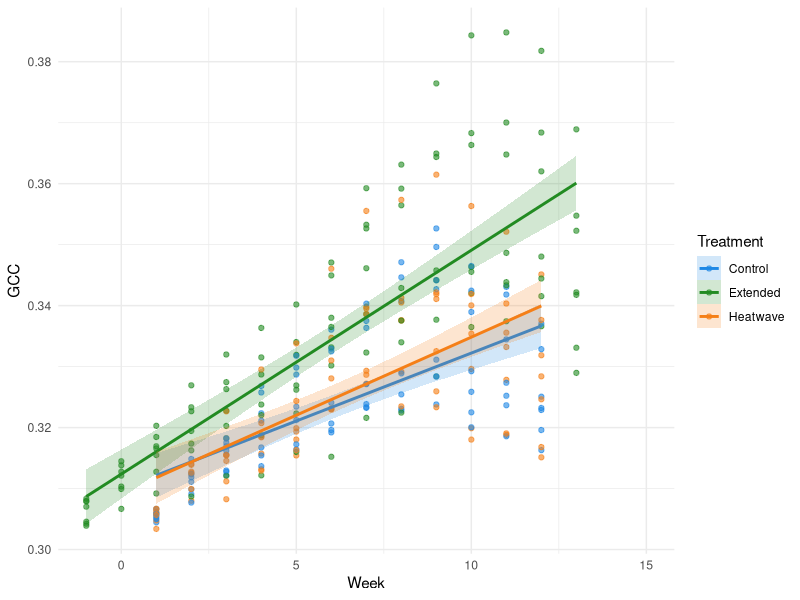
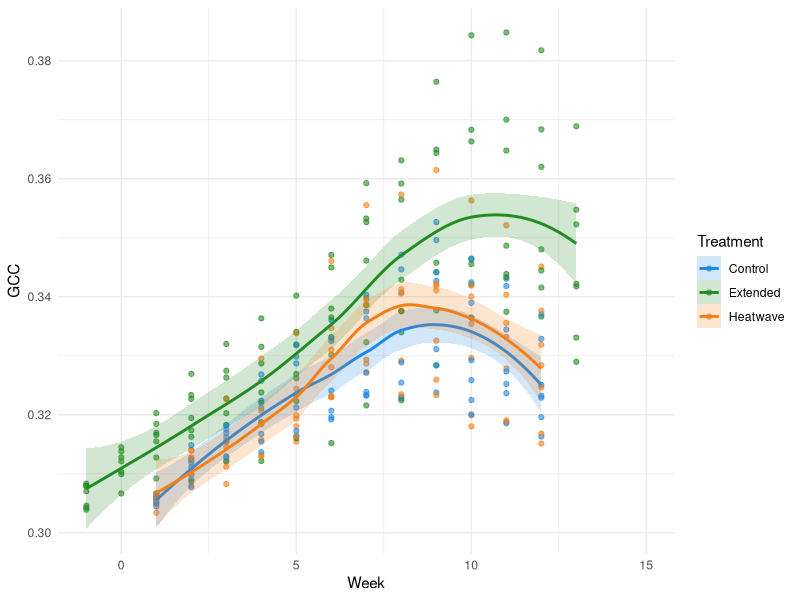
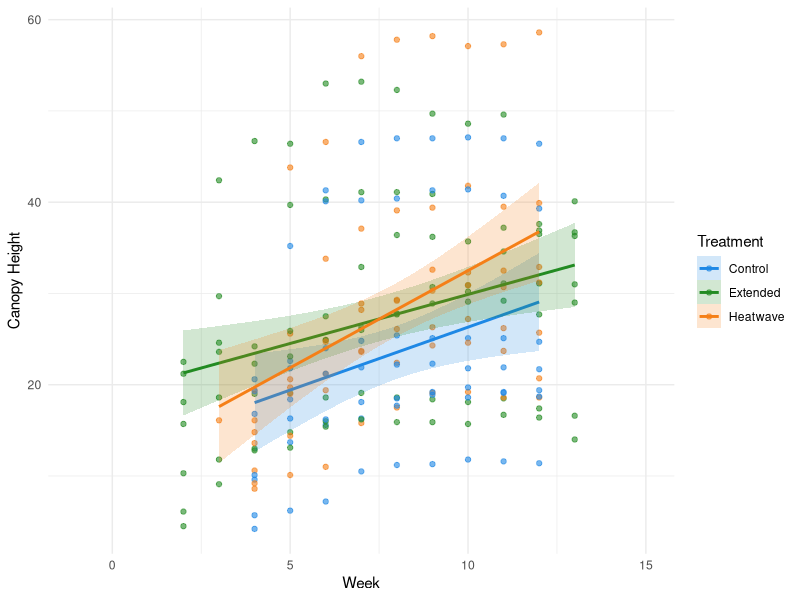
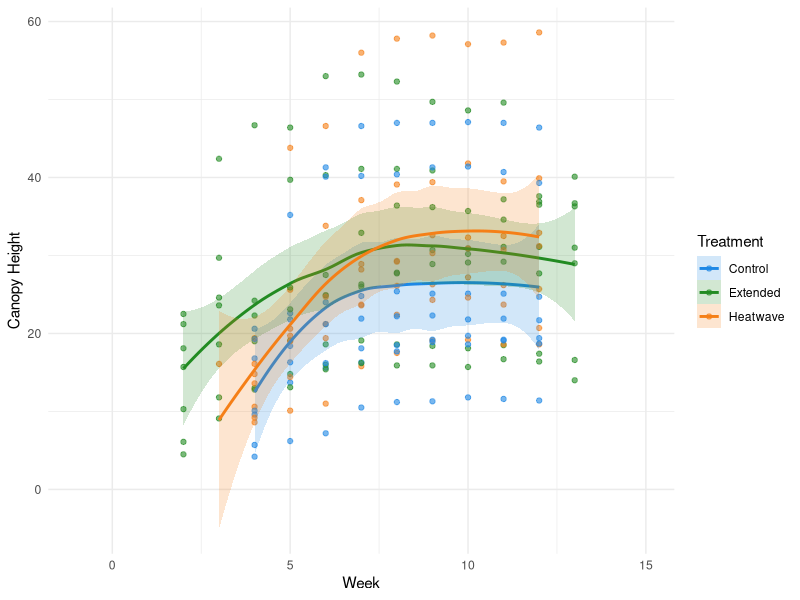
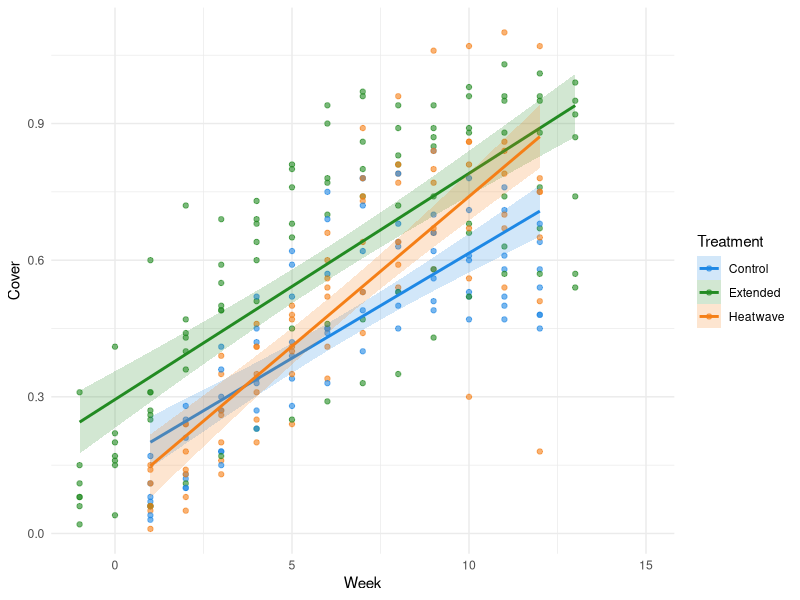
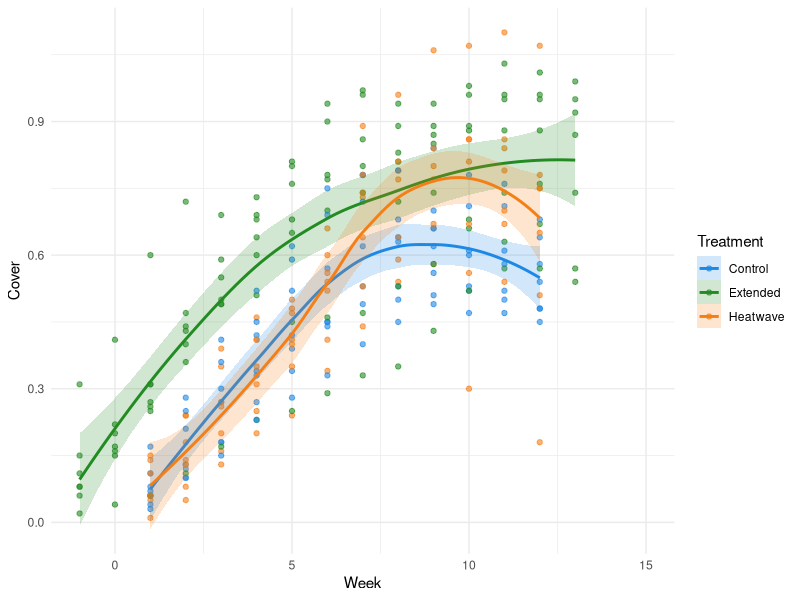

These charts were generated, in order, by the following R code:

############## UPDATED FIGURES ###############
#### Written by Samantha Solis de Ovando #####

# set working directory 
setwd("~/Documents/UndergradThesis/data")

####### shift extended grp by -2 weeks #######
library(dplyr)
original_data <- read.csv("MasterDataSheet_UGthesis_Feb232026.csv")
shifted_data <- original_data %>%
  mutate(measurement.week = ifelse(Treatment == "Extended",
                                   measurement.week - 2,
                                   measurement.week))
#print CSV
#write.csv(shifted_data, "shifted_dataset.csv", row.names = FALSE)

###########################################################################
################################# FIGURES #################################
###########################################################################

### IMPORTANT: USE THIS DATA WHEN PLOTTING BY TIME
plotting_with_time <- read.csv("shifted_dataset.csv")
plotting_with_time$canopyheight <- as.numeric(as.character(plotting_with_time$canopyheight))


############## PLANT PRODUCTIVITY ##############

####### GREENNESS #######

## Scatter plot with linear best fit and SE ribbon ##

### figure file name = GCC_Scatter_Linear_Ribbon

library(ggplot2)

ggplot(plotting_with_time, aes(x = measurement.week, y = meanGCC, color = Treatment)) +
  geom_point(alpha = 0.6, na.rm = TRUE) +
  geom_smooth(aes(fill = Treatment),
              method = "lm",
              se = TRUE,
              alpha = 0.2,
              na.rm = TRUE) +
  scale_color_manual(values = c(
    "Control" = "#1E88E5",
    "Extended" = "#228B22",
    "Heatwave" = "#F57F17"
  )) +
  scale_fill_manual(values = c(
    "Control" = "#1E88E5",
    "Extended" = "#228B22",
    "Heatwave" = "#F57F17"
  )) +
  labs(
    x = "Week",
    y = "GCC"
  ) +
  theme_minimal()

#############################################
## Scatter plot with local regression line ##
#file name of figure: GCC_Scatter_LocalRegression

library(ggplot2)

ggplot(plotting_with_time, aes(x = measurement.week, y = meanGCC, color = Treatment)) +
  geom_point(alpha = 0.6, na.rm = TRUE) +
  geom_smooth(aes(fill = Treatment),
              method = "loess",
              se = TRUE,
              alpha = 0.2,
              na.rm = TRUE) +
  scale_color_manual(values = c(
    "Control" = "#1E88E5",
    "Extended" = "#228B22",
    "Heatwave" = "#F57F17"
  )) +
  scale_fill_manual(values = c(
    "Control" = "#1E88E5",
    "Extended" = "#228B22",
    "Heatwave" = "#F57F17"
  )) +
  labs(
    x = "Week",
    y = "GCC"
  ) +
  theme_minimal()

###################### CANOPY HEIGHT ######################

### trouble shooting - plots not coming out right:
#class(plotting_with_time$canopyheight)
#str(plotting_with_time$canopyheight)
#plotting_with_time$canopyheight <- as.numeric(as.character(plotting_with_time$canopyheight))

### scatter with linear regression line ###
#file name: CanopyHeight_Scatter_LinearRegression
library(ggplot2)

ggplot(plotting_with_time, aes(x = measurement.week, y = canopyheight, color = Treatment)) +
  geom_point(alpha = 0.6, na.rm = TRUE) +
  geom_smooth(aes(fill = Treatment),
              method = "lm",
              se = TRUE,
              alpha = 0.2,
              na.rm = TRUE) +
  scale_color_manual(values = c(
    "Control" = "#1E88E5",
    "Extended" = "#228B22",
    "Heatwave" = "#F57F17"
  )) +
  scale_fill_manual(values = c(
    "Control" = "#1E88E5",
    "Extended" = "#228B22",
    "Heatwave" = "#F57F17"
  )) +
  labs(
    x = "Week",
    y = "Canopy Height"
  ) +
  theme_minimal()

### Canopy height scatter with local regression line ###
#file name: CanopyHeight_Scatter_LocalRegression

library(ggplot2)

ggplot(plotting_with_time, aes(x = measurement.week, y = canopyheight, color = Treatment)) +
  geom_point(alpha = 0.6, na.rm = TRUE) +
  geom_smooth(aes(fill = Treatment),
              method = "loess",
              se = TRUE,
              alpha = 0.2,
              na.rm = TRUE) +
  scale_color_manual(values = c(
    "Control" = "#1E88E5",
    "Extended" = "#228B22",
    "Heatwave" = "#F57F17"
  )) +
  scale_fill_manual(values = c(
    "Control" = "#1E88E5",
    "Extended" = "#228B22",
    "Heatwave" = "#F57F17"
  )) +
  labs(
    x = "Week",
    y = "Canopy Height"
  ) +
  theme_minimal()

###################### COVER ######################
### cover scatter with linear regression
# file name for figure: Cover_Scatter_LinearRegression

library(ggplot2)

ggplot(plotting_with_time, aes(x = measurement.week, y = CanopyExtent, color = Treatment)) +
  geom_point(alpha = 0.6, na.rm = TRUE) +
  geom_smooth(aes(fill = Treatment),
              method = "lm",
              se = TRUE,
              alpha = 0.2,
              na.rm = TRUE) +
  scale_color_manual(values = c(
    "Control" = "#1E88E5",
    "Extended" = "#228B22",
    "Heatwave" = "#F57F17"
  )) +
  scale_fill_manual(values = c(
    "Control" = "#1E88E5",
    "Extended" = "#228B22",
    "Heatwave" = "#F57F17"
  )) +
  labs(
    x = "Week",
    y = "Cover"
  ) +
  theme_minimal()

### cover scatter with local regression ###
# file name: Cover_Scatter_LocalRegression

library(ggplot2)

ggplot(plotting_with_time, aes(x = measurement.week, y = CanopyExtent, color = Treatment)) +
  geom_point(alpha = 0.6, na.rm = TRUE) +
  geom_smooth(aes(fill = Treatment),
              method = "loess",
              se = TRUE,
              alpha = 0.2,
              na.rm = TRUE) +
  scale_color_manual(values = c(
    "Control" = "#1E88E5",
    "Extended" = "#228B22",
    "Heatwave" = "#F57F17"
  )) +
  scale_fill_manual(values = c(
    "Control" = "#1E88E5",
    "Extended" = "#228B22",
    "Heatwave" = "#F57F17"
  )) +
  labs(
    x = "Week",
    y = "Cover"
  ) +
  theme_minimal()


#### multi-panel figure ####

############## SOIL  ##############


####### BOX PLOTS - add significance lines BETWEEN BOXES! ######
